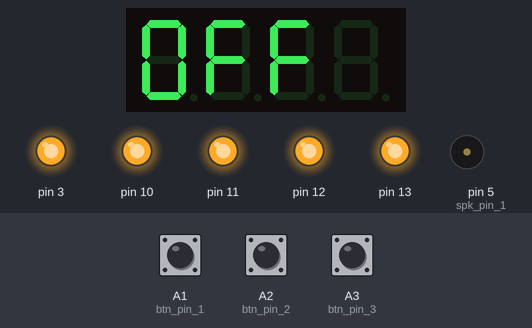
A sketch run on a simulated Arduino Uno, built with avr-gcc and run on an emulated ATmega328P. Shown: 4-digit seven-segment display, output pins drawn as LEDs (lit = HIGH), buzzer (waves = sounding). Dashed ring = blinking. Inputs (shaded band) come from the test bench; at power-on: A1 (btn_pin_1) HIGH, A3 (btn_pin_3) HIGH, A2 (btn_pin_2) HIGH. What the sketch prints to the serial monitor is not drawn.

Above: at 1.7 s.
1.8 s: A1 (btn_pin_1) pulled LOW for 1 s
At 2.17 s:
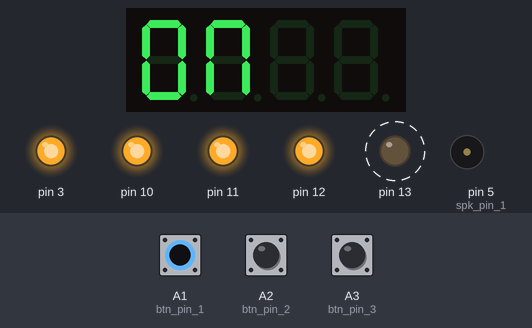
4.3 s: A1 (btn_pin_1) pulled LOW for 0.15 s
At 5.0 s:
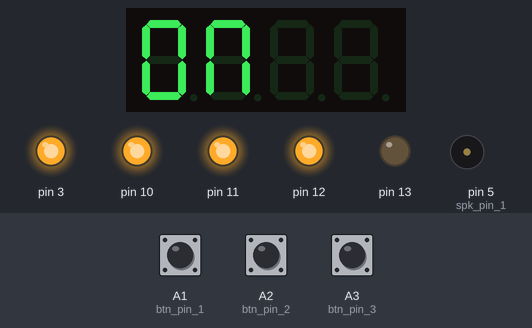
6.0 s: A3 (btn_pin_3) pulled LOW for 0.15 s
At 6.7 s:
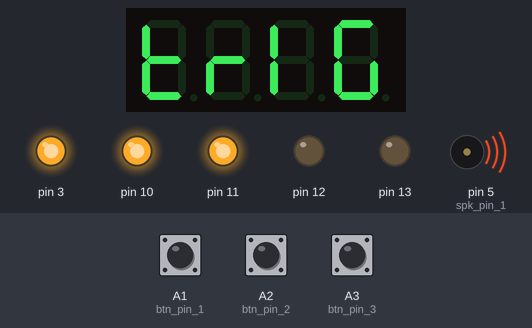
7.6 s: A1 (btn_pin_1) pulled LOW for 3.2 s
At 7.87 s:
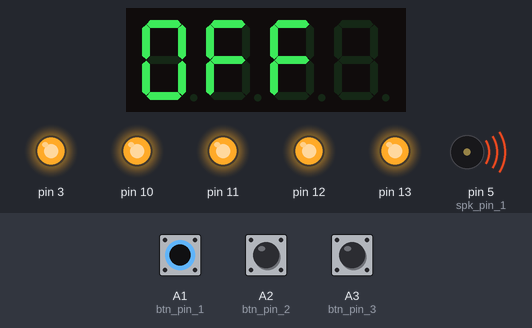
Timing chart, 0 to 12.5 s (numbered marks = the images above; inputs shaded):
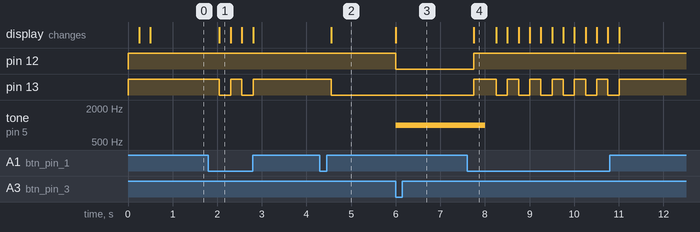

The sketch:

AlarmUno_SingleBleep.ino
```cpp
// Arduino IDE Libraries
#include <TimerOne.h>
#include <Wire.h>
#include <MultiFuncShield.h>
// Local Header Files
#include "MFS_Config.h"
#include "AlarmSubroutines.h"

void setup() {
  // put your setup code here, to run once:
  Serial.begin(9600);
  PinSetup_init(); Serial.println("Initializing Board Pins");
  MFShield_init();Serial.println("Initializing MFShield");
}
void loop() {
  // put your main code here, to run repeatedly:
  ArmedCheck(flagArmed);

  btn_sta_1 = digitalRead(btn_pin_1);
  if (btn_sta_1==false){
    flagArmed = !flagArmed;
    if (flagAlarm==true){ //Checks if flagAlarm is true
      flagAlarm=false;
      //If true, sets to false so alarm won't sound
      //after disarming & rearming.
    }
    flagState = !flagState;
    while(digitalRead(btn_pin_1)){
      //Do nothing until button goes HIGH.
    }
  delay(250); //debounce
  }
  if (flagArmed==true){
    CheckTrigger();
  }
}
```

AlarmSubroutines.h
```cpp
// Subroutines for use with Alarm_ExtSpkr.ino ONLY!
void ArmedCheck(bool flagArmed){
  if (flagArmed==true){
    MFS.write("ON  ");
    MFS.writeLeds(LED_1, ON);
  }
  else{
    MFS.write("OFF ");
    MFS.writeLeds(LED_1, OFF);
  }
}
void DisarmCheck(){
btn_sta_1 = digitalRead(btn_pin_1);
  if (btn_sta_1==false){
    flagAlarm=false;
    flagArmed=false;
    MFS.writeLeds(LED_1 | LED_2, OFF);
    ArmedCheck(flagArmed);
  }
}
void AlarmSounder(){
  while(flagAlarm==true){
    tone(spk_pin_1,1000);
    DisarmCheck();
    delay(250);
    noTone(spk_pin_1);
  }
}
void CheckTrigger(){
  btn_sta_3 = digitalRead(btn_pin_3);
  if (btn_sta_3==false){
    flagAlarm = !flagAlarm;
    MFS.write("TRIG");
    MFS.writeLeds(LED_2, ON);
    AlarmSounder();
  }
}
```

MFS_Config.h
```cpp
// Global Variables (Constant)
const int btn_pin_1 = A1; //Defines button A1 to variable.
const int btn_pin_2 = A2; //Defines button A2 to variable.
const int btn_pin_3 = A3; //Defines button A3 to variable.
const int spk_pin_1 = 5;  //Defines pin for external speaker component.
// Global Variables (Changing)
int btn_sta_1 = A1; //Defines button switch state variable for A1.
int btn_sta_2 = A2; //Defines button switch state variable for A2.
int btn_sta_3 = A3; //Defines button switch state variable for A3.
bool flagState = false; //Defines flagState to toggle button logic.
bool flagArmed = false; //Defines flagState to check if alarm is armed.
bool flagAlarm = false; //Defines flagState if alarm is triggered.

//Run Init Setups (Configuring pins)
void PinSetup_init(){
  // defines the input button pins to input mode.
  pinMode(btn_pin_1, INPUT); //Defines pin mode of sw_pin_1 (A1)
  pinMode(btn_pin_2, INPUT); //Defines pin mode of sw_pin_2 (A2)
  pinMode(btn_pin_3, INPUT); //Defines pin mode of sw_pin_3 (A3)
}

void MFShield_init(){
   Timer1.initialize();
   MFS.initialize(&Timer1);
   MFS.write("----");
   delay(250);
   MFS.write("BOOT");
   delay(250);
}
```

Measured:
- after the input at 1.8 s, pin 13: alternates HIGH for 0.25 s and LOW for 0.25 s, 4 changes in all, then stays HIGH, starting after 0.25 s; the display: changes after 0.25 s (image 1)
- after the input at 4.3 s, pin 13: HIGH → LOW after 0.25 s; the display: changes after 0.25 s (image 2)
- after the input at 6.0 s, pin 12: HIGH → LOW at once; tone on pin 5 (spk_pin_1): silent → 1000 Hz at once; the display: changes at once (image 3)
- after the input at 7.6 s, pin 12: LOW → HIGH after 0.15 s; pin 13: LOW → HIGH after 0.15 s, then repeats every 0.50 s: LOW 0.25 s, HIGH 0.25 s, until it stays HIGH from 11.0 s; tone on pin 5 (spk_pin_1): 1000 Hz → silent after 0.40 s; the display: changes after 0.15 s (image 4)
- what the display in image 4 shows lasts 0.5 s, from 7.8 s to 8.3 s
